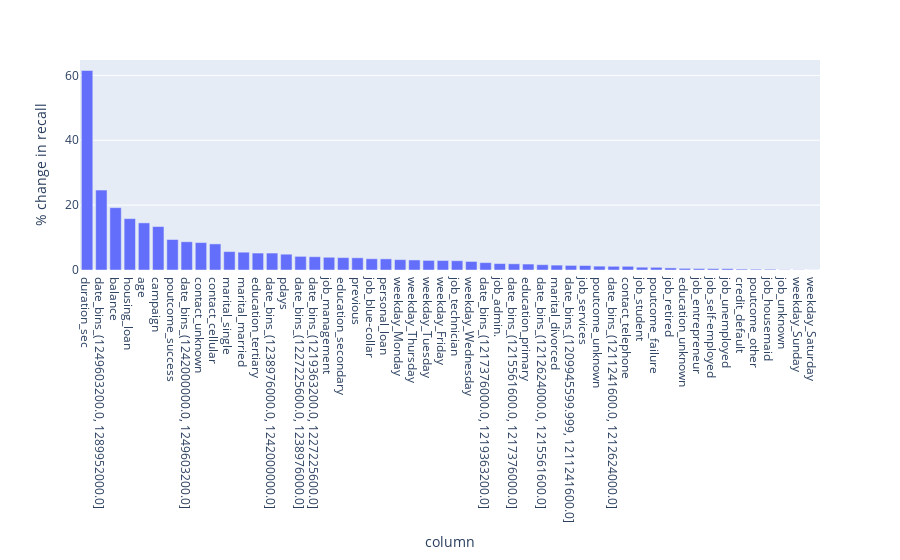

This figure's notebook cell:
### Code cell
px.bar(
    pd.DataFrame.from_dict(percent_changes).melt().groupby(['variable']).mean().reset_index().sort_values(['value'], ascending=False)[:60], 
    x='variable', 
    y='value', 
    labels={
        'variable':'column', 
        'value':'% change in recall'
        }
       )

### Figure 1 — Plotly figure (JSON) as saved in the notebook; plotly's stock layout.template omitted (floating-point values rounded to 4 significant figures)
{"data": [{"alignmentgroup": "True", "hovertemplate": "column=%{x}<br>% change in recall=%{y}<extra></extra>", "legendgroup": "", "marker": {"color": "#636efa", "pattern": {"shape": ""}}, "name": "", "offsetgroup": "", "orientation": "v", "showlegend": false, "textposition": "auto", "type": "bar", "x": ["duration_sec", "date_bins_(1249603200.0, 1289952000.0]", "balance", "housing_loan", "age", "campaign", "poutcome_success", "date_bins_(1242000000.0, 1249603200.0]", "contact_unknown", "contact_cellular", "marital_single", "marital_married", "education_tertiary", "date_bins_(1238976000.0, 1242000000.0]", "pdays", "date_bins_(1227225600.0, 1238976000.0]", "date_bins_(1219363200.0, 1227225600.0]", "job_management", "education_secondary", "previous", "job_blue-collar", "personal_loan", "weekday_Monday", "weekday_Thursday", "weekday_Tuesday", "weekday_Friday", "job_technician", "weekday_Wednesday", "date_bins_(1217376000.0, 1219363200.0]", "job_admin.", "date_bins_(1215561600.0, 1217376000.0]", "education_primary", "date_bins_(1212624000.0, 1215561600.0]", "marital_divorced", "date_bins_(1209945599.999, 1211241600.0]", "job_services", "poutcome_unknown", "date_bins_(1211241600.0, 1212624000.0]", "contact_telephone", "job_student", "poutcome_failure", "job_retired", "education_unknown", "job_entrepreneur", "job_self-employed", "job_unemployed", "credit_default", "poutcome_other", "job_housemaid", "job_unknown", "weekday_Sunday", "weekday_Saturday"], "xaxis": "x", "y": [61.52, 24.65, 19.22, 15.84, 14.53, 13.4, 9.401, 8.709, 8.455, 8.046, 5.675, 5.496, 5.229, 5.222, 4.871, 4.207, 4.095, 3.924, 3.823, 3.765, 3.469, 3.431, 3.199, 3.1, 2.96, 2.923, 2.861, 2.635, 2.275, 1.983, 1.912, 1.835, 1.636, 1.508, 1.415, 1.388, 1.194, 1.143, 1.141, 0.8645, 0.8291, 0.6456, 0.5085, 0.4532, 0.4157, 0.4068, 0.2786, 0.2388, 0.2299, 0.07517, 0.06633, 0.02211], "yaxis": "y"}], "layout": {"barmode": "relative", "legend": {"tracegroupgap": 0}, "margin": {"t": 60}, "xaxis": {"anchor": "y", "domain": [0, 1], "title": {"text": "column"}}, "yaxis": {"anchor": "x", "domain": [0, 1], "title": {"text": "% change in recall"}}}}
